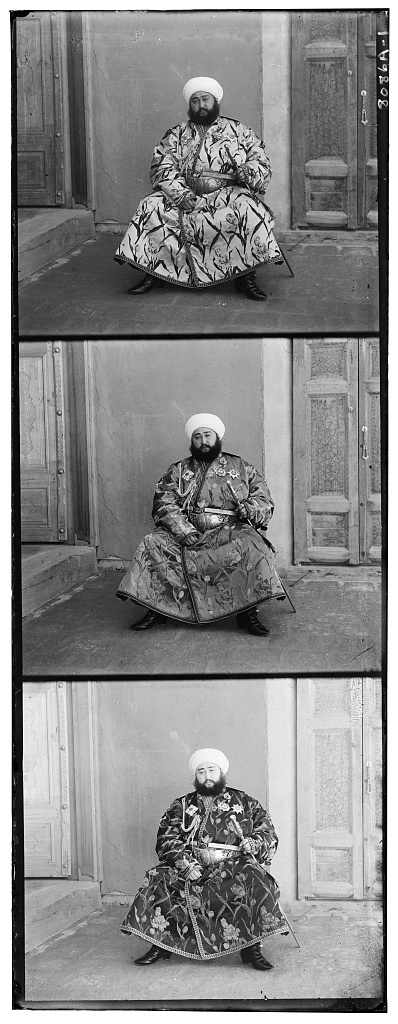
#> input picture HW1/img/img_M.jpg, 398 x 1024 px, found by its file name
$ python main.py
#> lines starting #> are read from the running program, lines starting #| are printed output that depends on the picture; after the words box and inside, x2 and y2 are one past the last pixel; in counts of white or black regions, pixels touching at a corner belong together
import math
import cv2 as cv
import numpy as np
from matplotlib import pyplot as plt

def split_Prokudin_Gorskii_channels(img: np.ndarray) -> list[np.ndarray]:
    # edge_crop_size = 10
    (img_y, _) = img.shape
    img_y_size = math.floor(img_y/3)
    img_channels = [
        img[0:img_y_size, :],
        img[img_y_size:2*img_y_size, :],
        img[2*img_y_size:3*img_y_size, :]
    ]
    return img_channels

def get_edges(img: np.ndarray) -> np.ndarray:
    # edges = cv.Laplacian(img, -1)
    edges = cv.Sobel(img, ddepth=-1, dx=1, dy=0)
    def binary_edge(x):
        edge_threshold = 155
        if x < edge_threshold:
            return 0
        else:
            return 255
    edges = np.vectorize(binary_edge)(edges)
    return edges

def allign_edges(R: np.ndarray, G: np.ndarray, B: np.ndarray):
    stride_area = 20
    base_channel = cv.copyMakeBorder(R, stride_area,stride_area,stride_area,stride_area, cv.BORDER_CONSTANT, value=0)
    best_similarity_G = 0
    best_similarity_B = 0
    (best_x_G, best_y_G) = (0, 0)
    (best_x_B, best_y_B) = (0, 0)
    for i in range((2*stride_area)+1):
        for j in range((2*stride_area)+1):
            objetive_channel_G = cv.copyMakeBorder(G, j, (2*stride_area)-j, i, (2*stride_area)-i, cv.BORDER_CONSTANT, value=0)
            objetive_channel_B = cv.copyMakeBorder(B, j, (2*stride_area)-j, i, (2*stride_area)-i, cv.BORDER_CONSTANT, value=0)
            flat_R = base_channel.flatten()
            flat_G = objetive_channel_G.flatten()
            flat_B = objetive_channel_B.flatten()
            similarity_G = np.dot(flat_R, flat_G)
            similarity_B = np.dot(flat_R, flat_B)
            if similarity_G > best_similarity_G:
                best_similarity_G = similarity_G
                (best_x_G, best_y_G) = (i, j)
            if similarity_B > best_similarity_B:
                best_similarity_B = similarity_B
                (best_x_B, best_y_B) = (i, j)
    return {
        'R_padding': (stride_area, stride_area, stride_area, stride_area),
        'G_padding': (best_y_G, (2*stride_area)-best_y_G, best_x_G, (2*stride_area)-best_x_G),
        'B_padding': (best_y_B, (2*stride_area)-best_y_B, best_x_B, (2*stride_area)-best_x_B)
    }

def compose_channels(R: np.ndarray, G: np.ndarray, B: np.ndarray) -> np.ndarray:
    img = cv.merge([R, G, B])
    return img

def main():
    img = cv.imread("HW1/img/img_M.jpg", cv.IMREAD_GRAYSCALE)
#> img is the input picture: shape (1024, 398); min 0, max 255, mean 136.8
    channels = split_Prokudin_Gorskii_channels(img)
#> channels = 3 items
    edges = [get_edges(channel) for channel in channels]
#> edges = 3 items
    channel_paddings = allign_edges(edges[0], edges[1], edges[2])
#> in allign_edges, `base_channel = cv.copyMakeBorder(R, stride_area,stride_area,stride_are..`:
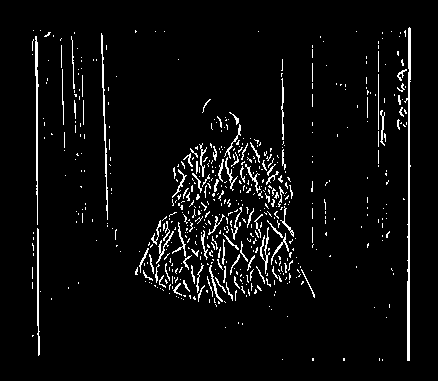
#> base_channel: shape (381, 438) int32; 4.6% white in thin lines or dots, all inside (x1, y1, x2, y2) = (32, 27, 411, 361)
#> in allign_edges, `base_channel = cv.copyMakeBorder(R, stride_area,stride_area,stride_are..`:
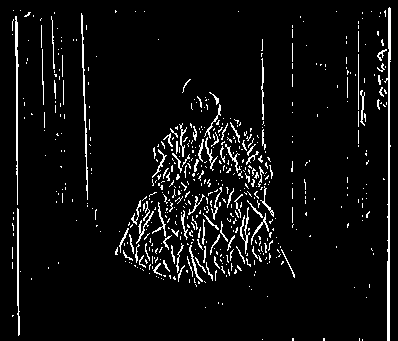
#> R: shape (341, 398) int64; 5.7% white in thin lines or dots
#> after the loop in allign_edges, `for i in range((2*stride_area)+1):`:
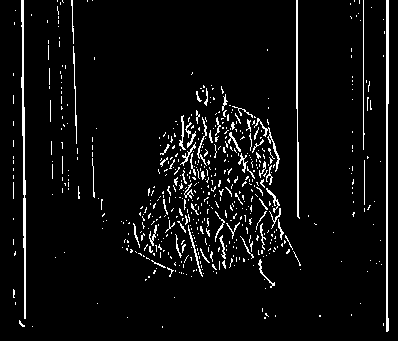
#> B: shape (341, 398) int64; 5.2% white in thin lines or dots
#> after the loop in allign_edges, `for i in range((2*stride_area)+1):`:
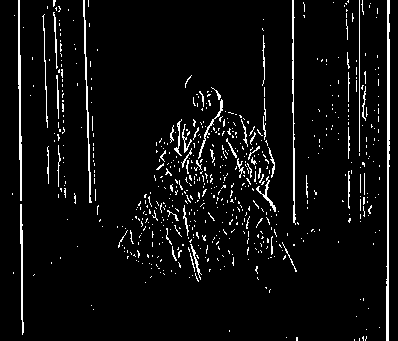
#> G: shape (341, 398) int64; 5.2% white in thin lines or dots
#> after the loop in allign_edges, `for i in range((2*stride_area)+1):`: best_similarity_B = 114183900; best_similarity_G = 170365500; best_x_B = 14; best_x_G = 18; best_y_B = 27; best_y_G = 25
#> channel_paddings = {'R_padding': (20, 20, 20, 20), 'G_padding': (25, 15, 18, 22), 'B_padding': (27, 13, 14, 26)}
    alligned_edges = [
        cv.copyMakeBorder(edges[0],
                          channel_paddings['B_padding'][0],
                          channel_paddings['B_padding'][1],
                          channel_paddings['B_padding'][2],
                          channel_paddings['B_padding'][3],
                          cv.BORDER_CONSTANT, value=0),
        cv.copyMakeBorder(edges[1],
                          channel_paddings['G_padding'][0],
                          channel_paddings['G_padding'][1],
                          channel_paddings['G_padding'][2],
                          channel_paddings['G_padding'][3],
                          cv.BORDER_CONSTANT, value=0),
        cv.copyMakeBorder(edges[2],
                          channel_paddings['R_padding'][0],
                          channel_paddings['R_padding'][1],
                          channel_paddings['R_padding'][2],
                          channel_paddings['R_padding'][3],
                          cv.BORDER_CONSTANT, value=0),
    ]
    alligned_channels = [
        cv.copyMakeBorder(channels[0],
                          channel_paddings['B_padding'][0],
                          channel_paddings['B_padding'][1],
                          channel_paddings['B_padding'][2],
                          channel_paddings['B_padding'][3],
                          cv.BORDER_CONSTANT, value=0),
        cv.copyMakeBorder(channels[1],
                          channel_paddings['G_padding'][0],
                          channel_paddings['G_padding'][1],
                          channel_paddings['G_padding'][2],
                          channel_paddings['G_padding'][3],
                          cv.BORDER_CONSTANT, value=0),
        cv.copyMakeBorder(channels[2],
                          channel_paddings['R_padding'][0],
                          channel_paddings['R_padding'][1],
                          channel_paddings['R_padding'][2],
                          channel_paddings['R_padding'][3],
                          cv.BORDER_CONSTANT, value=0),
    ]
    color_edges = compose_channels(alligned_edges[2], alligned_edges[1], alligned_edges[0])
#> in compose_channels, `img = cv.merge([R, G, B])`:
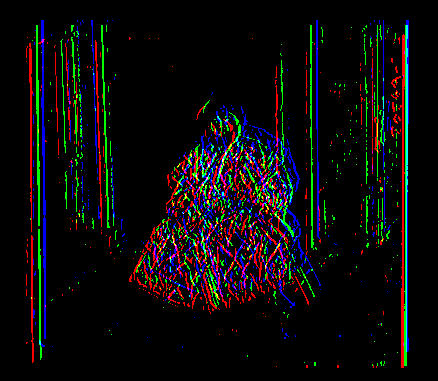
#> img: shape (381, 438, 3) int32; mean of channels 0, 1, 2 10.7, 10.8, 11.7; drawn as B, G, R
    color_img = compose_channels(alligned_channels[2], alligned_channels[1], alligned_channels[0])
#> in compose_channels (call 2), `img = cv.merge([R, G, B])`:
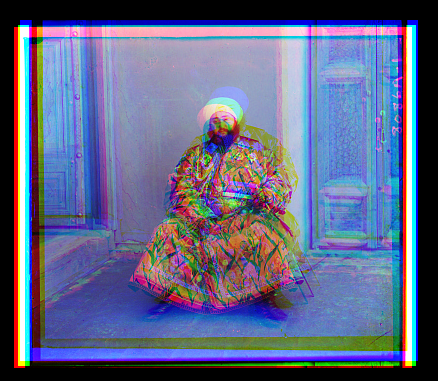
#> img: shape (381, 438, 3); mean of channels 0, 1, 2 134.7, 102.2, 96.5; drawn as B, G, R

    grid_size = (3,5)

    ax1 = plt.subplot2grid(grid_size, (0,0), rowspan=3)
    ax1.imshow(img, cmap='gray')
    plt.axis('off')

    ax2 = plt.subplot2grid(grid_size, (0,1))
    ax2.imshow(channels[0], cmap = 'gray')
    plt.axis('off')
    ax3 = plt.subplot2grid(grid_size, (1,1))
    ax3.imshow(channels[1], cmap = 'gray')
    plt.axis('off')
    ax4 = plt.subplot2grid(grid_size, (2,1))
    ax4.imshow(channels[2], cmap = 'gray')
    plt.axis('off')

    ax5 = plt.subplot2grid(grid_size, (0,2))
    ax5.imshow(edges[0], cmap = 'gray')
    plt.axis('off')
    ax6 = plt.subplot2grid(grid_size, (1,2))
    ax6.imshow(edges[1], cmap = 'gray')
    plt.axis('off')
    ax7 = plt.subplot2grid(grid_size, (2,2))
    ax7.imshow(edges[2], cmap = 'gray')
    plt.axis('off')

    ax8 = plt.subplot2grid(grid_size, (1,3))
    ax8.imshow(color_edges)
    plt.axis('off')

    ax9 = plt.subplot2grid(grid_size, (1,4))
    ax9.imshow(color_img)
    plt.axis('off')

    plt.show()
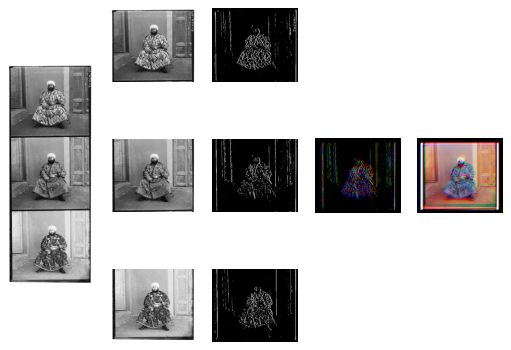
#> figure drawn by matplotlib, 9 panels

if __name__ == '__main__':
    main()
